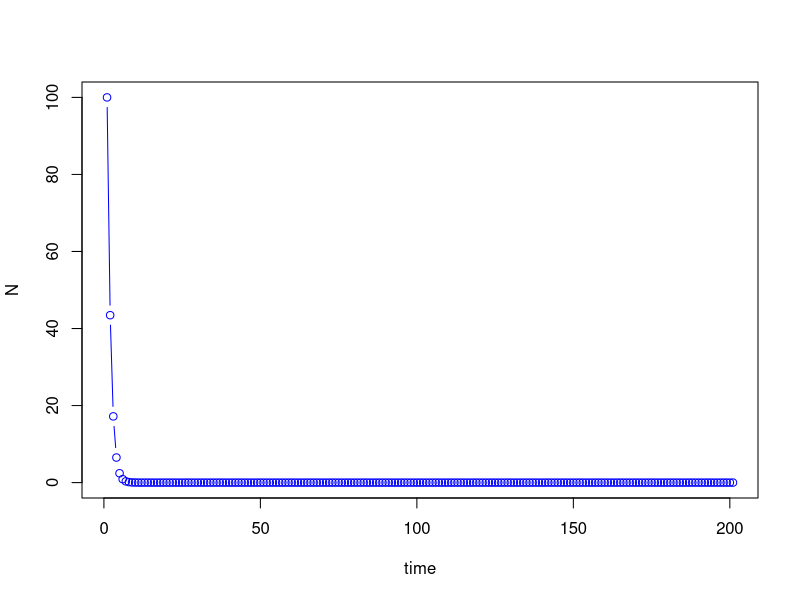
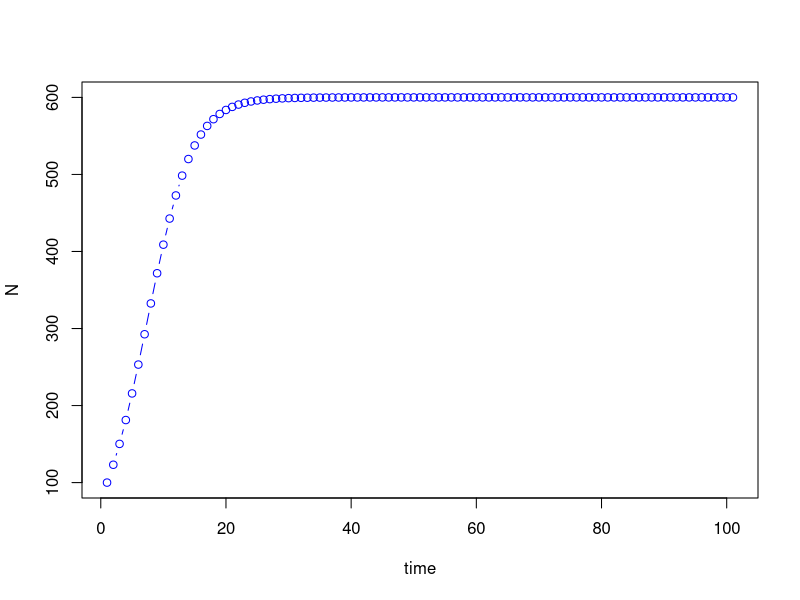
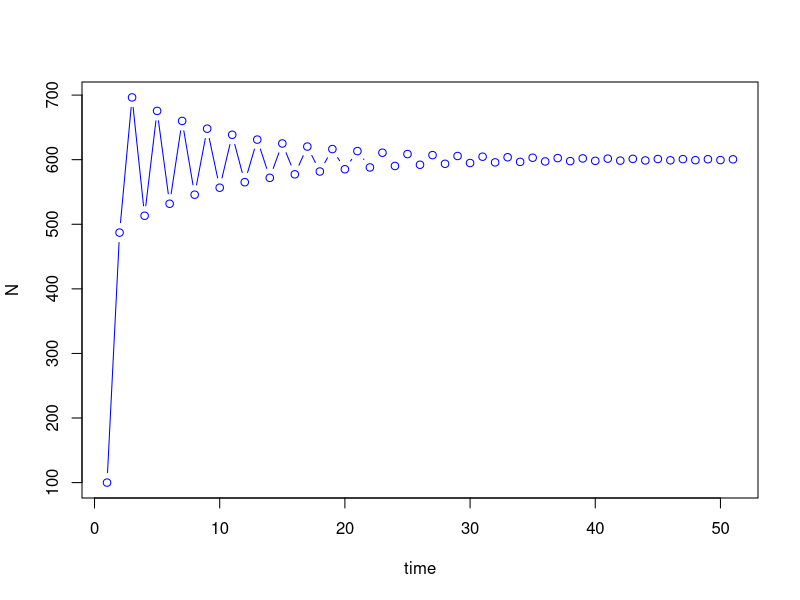
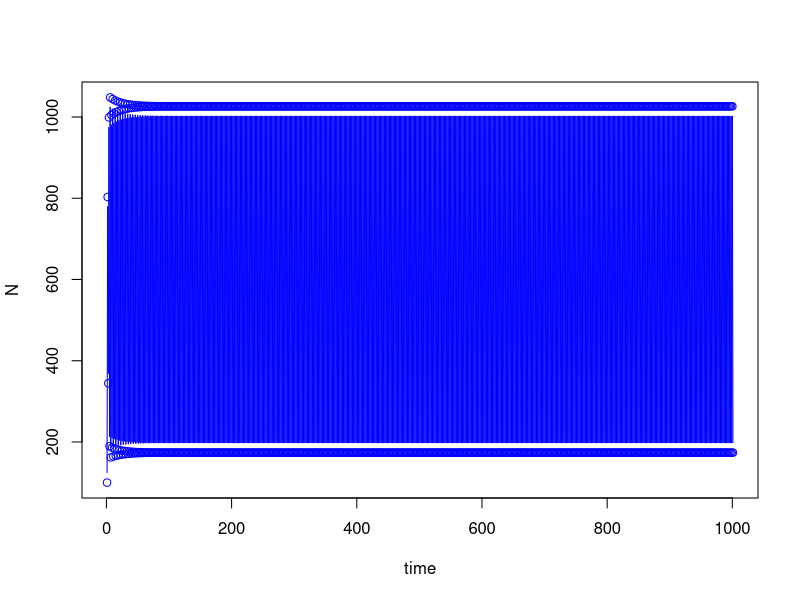
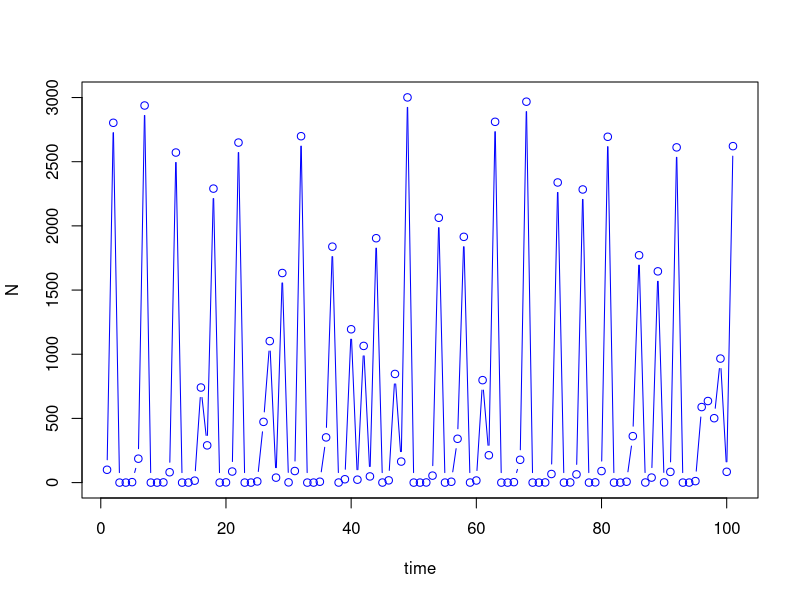
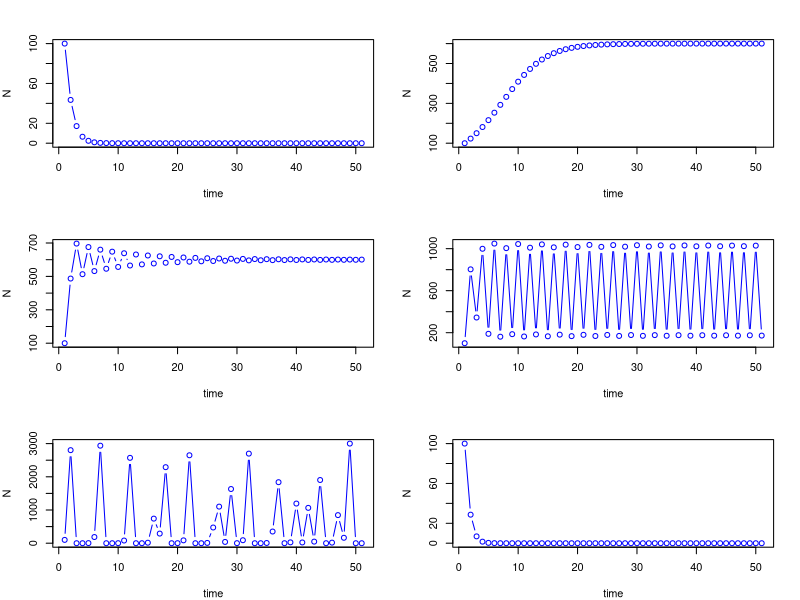
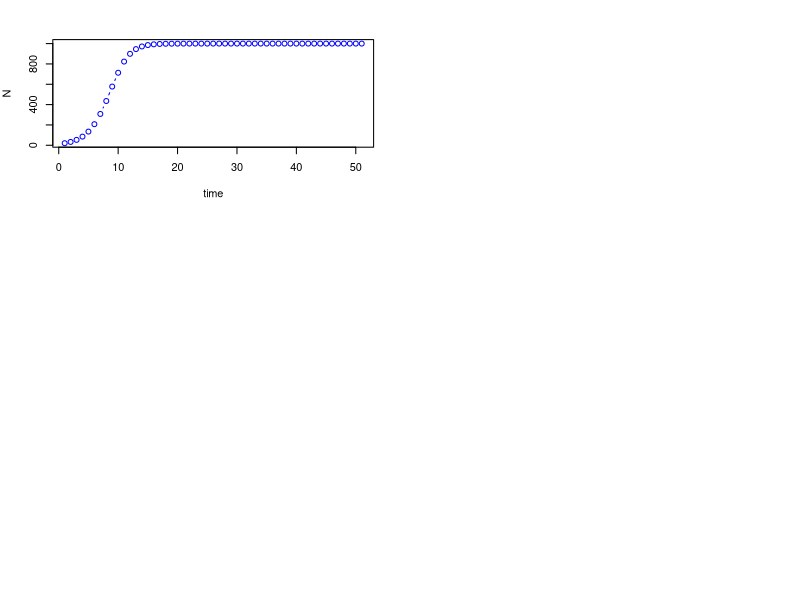
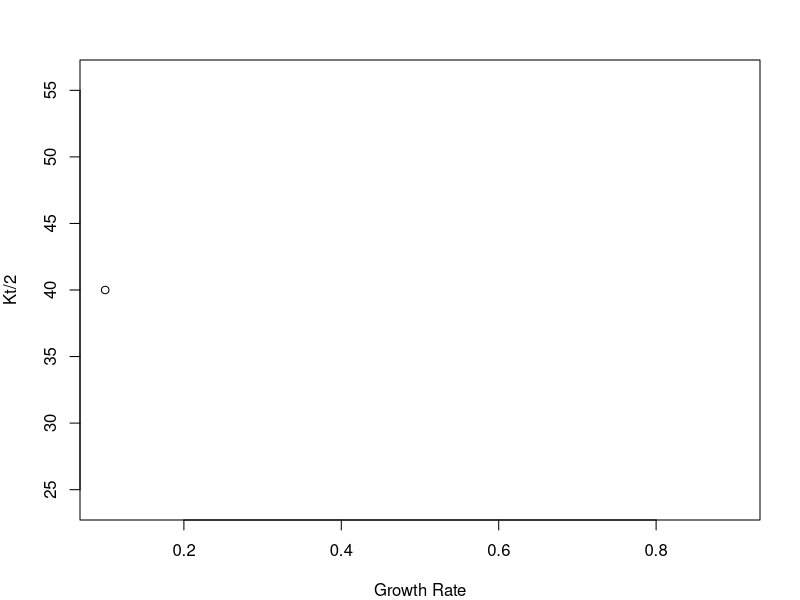

These figures' R source, in order:
## Modeling Exercise

RickerFun <- function(N0, rr, KK, ttmax, figure = TRUE) {
  NN <- matrix(NA, nrow=1, ncol=(ttmax +1)) ## creating empty matrix
  NN[1] <- N0 ## initializing matrix
  for (tt in 1:ttmax){
    NN[tt+1] <- NN[tt]*exp(rr*(1-(NN[tt]/KK)))
  }
  if (figure == TRUE){
  plot(1:(ttmax+1), NN, type = "b", xlab = "time", ylab = "N", col = 'blue')
  }
    return(NN)
}

# (b)
# population decreases to n=0, make rr(-)
RickerFun(100, -1, 600, 200)
# population approaches stable equillibrium at n* = K, w/out oscillations, make 0<rr<1
RickerFun(100, 0.25, 600, 100)
# Decaying oscillations around n* = K, make r about 1.5 < rr < 2.5
RickerFun(100, 1.9, 600, 50)
# Persistent, regular oscillations, make rr = 2.5
RickerFun(100, 2.5, 600, 1000)
# Crazy, random-looking fluctuations, chaos, make rr>3
RickerFun(100, 4, 600, 100)

##rr is the key!

# (c)

par(mfrow = c(3,2), mar = c(4,4,3,2))

RickerFun(100, -1, 600, 50)
RickerFun(100, 0.25, 600, 50)
RickerFun(100, 1.9, 600, 50)
RickerFun(100, 2.5, 600, 50)
RickerFun(100, 4, 600, 50)
RickerFun(100, -1.5, 600, 50)


# (d)
KK.input<-1000
nVec <- RickerFun(20, 0.5, KK.input, 50)
which(nVec>=KK.input/2)[1]

# (e)
par(mfrow = c(1,1), mar = c(4,4,3,2))
# make rr a vector - a list of possible parameters
rrVector<- seq(0.1, 0.9, by =0.1)
#create vector for which(nVec) outputs
tKhalf <- matrix(NA, nrow = 1, ncol = length(rrVector))

for (aa in 1:length(rrVector)) {
  KK.input<-1000
  nVec <- RickerFun(20, rrVector[aa], KK.input, 50, figure = FALSE)
  tKhalf[aa] <- which(nVec>=KK.input/2)[1]
   plot(rrVector, tKhalf, xlab = "Growth Rate", ylab = "Kt/2")
}

# (f)(g)

par(mfrow = c(1,1), mar = c(4,4,3,2))
# make rr a vector - a list of possible parameters
rrVector<- seq(0.1, 0.9, by =0.1)
#make Kvector
Kvector<- seq(1000, 5000, by=500)
#create matrix for all possible values of K and rr
KrrMatrix <- matrix(NA, nrow =length(rrVector), ncol = length(Kvector))
#Set a time to collect
tcollect <- 10

#create a nested for loop to get every value of rr with every value of K at a certain time
for (aa in 1:length(rrVector)) {
  for(ii in 1:length(Kvector)) {
  output <- RickerFun(20, rrVector[aa], Kvector[ii], 100, figure = FALSE)
  KrrMatrix[aa,ii] <- output[tcollect]
  }
  print(KrrMatrix)
}
  # create figure
  contour(rrVector, Kvector, KrrMatrix)
  title(main = "Population at t = 10 with varying r and K", xlab = "r", ylab = "K")
